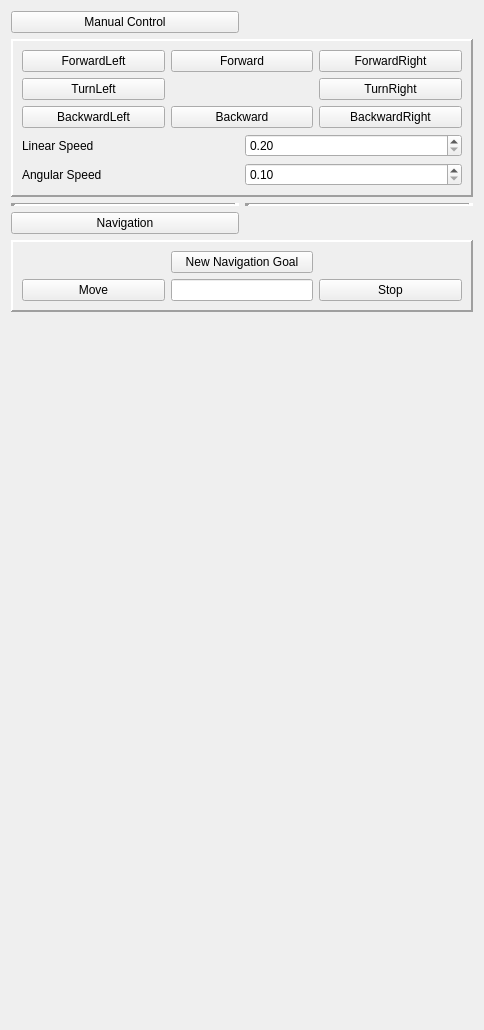
<?xml version="1.0" encoding="UTF-8"?>
<ui version="4.0">
 <class>huskyNavPanel</class>
 <widget class="QWidget" name="huskyNavPanel">
  <property name="enabled">
   <bool>true</bool>
  </property>
  <property name="geometry">
   <rect>
    <x>0</x>
    <y>0</y>
    <width>484</width>
    <height>1030</height>
   </rect>
  </property>
  <property name="windowTitle">
   <string>Motion Planning Panel</string>
  </property>
  <layout class="QGridLayout" name="gridLayout_7">
   <item row="3" column="0">
    <widget class="QPushButton" name="manualButton">
     <property name="enabled">
      <bool>true</bool>
     </property>
     <property name="text">
      <string>Navigation</string>
     </property>
    </widget>
   </item>
   <item row="1" column="0" colspan="2">
    <widget class="QFrame" name="manualPanel">
     <property name="sizePolicy">
      <sizepolicy hsizetype="Preferred" vsizetype="Minimum">
       <horstretch>0</horstretch>
       <verstretch>0</verstretch>
      </sizepolicy>
     </property>
     <property name="whatsThis">
      <string/>
     </property>
     <property name="accessibleName">
      <string/>
     </property>
     <property name="frameShape">
      <enum>QFrame::Panel</enum>
     </property>
     <property name="frameShadow">
      <enum>QFrame::Raised</enum>
     </property>
     <property name="lineWidth">
      <number>2</number>
     </property>
     <layout class="QGridLayout" name="gridLayout_8">
      <item row="0" column="0">
       <layout class="QGridLayout" name="gridLayout" rowstretch="0,0,0">
        <item row="0" column="1">
         <widget class="QPushButton" name="forwardButton">
          <property name="text">
           <string>Forward</string>
          </property>
         </widget>
        </item>
        <item row="1" column="0">
         <widget class="QPushButton" name="turnLeftButton">
          <property name="text">
           <string>TurnLeft</string>
          </property>
         </widget>
        </item>
        <item row="1" column="2">
         <widget class="QPushButton" name="turnRightButton">
          <property name="text">
           <string>TurnRight</string>
          </property>
         </widget>
        </item>
        <item row="2" column="1">
         <widget class="QPushButton" name="backwardButton">
          <property name="text">
           <string>Backward</string>
          </property>
         </widget>
        </item>
        <item row="0" column="2">
         <widget class="QPushButton" name="forwardRightButton">
          <property name="text">
           <string>ForwardRight</string>
          </property>
         </widget>
        </item>
        <item row="0" column="0">
         <widget class="QPushButton" name="forwardLeftButton">
          <property name="text">
           <string>ForwardLeft</string>
          </property>
         </widget>
        </item>
        <item row="2" column="0">
         <widget class="QPushButton" name="backwardLeftButton">
          <property name="text">
           <string>BackwardLeft</string>
          </property>
         </widget>
        </item>
        <item row="2" column="2">
         <widget class="QPushButton" name="backwardRightButton">
          <property name="text">
           <string>BackwardRight</string>
          </property>
         </widget>
        </item>
       </layout>
      </item>
      <item row="1" column="0">
       <layout class="QGridLayout" name="gridLayout_3">
        <item row="0" column="0">
         <widget class="QLabel" name="label">
          <property name="text">
           <string>Linear Speed</string>
          </property>
         </widget>
        </item>
        <item row="0" column="1">
         <widget class="QDoubleSpinBox" name="linearSpeedBox">
          <property name="minimum">
           <double>0.200000000000000</double>
          </property>
          <property name="maximum">
           <double>0.600000000000000</double>
          </property>
          <property name="singleStep">
           <double>0.100000000000000</double>
          </property>
          <property name="value">
           <double>0.200000000000000</double>
          </property>
         </widget>
        </item>
        <item row="1" column="0">
         <widget class="QLabel" name="label_2">
          <property name="text">
           <string>Angular Speed</string>
          </property>
         </widget>
        </item>
        <item row="1" column="1">
         <widget class="QDoubleSpinBox" name="angularSpeedBox">
          <property name="minimum">
           <double>0.100000000000000</double>
          </property>
          <property name="maximum">
           <double>0.400000000000000</double>
          </property>
          <property name="singleStep">
           <double>0.050000000000000</double>
          </property>
          <property name="value">
           <double>0.100000000000000</double>
          </property>
         </widget>
        </item>
       </layout>
      </item>
     </layout>
    </widget>
   </item>
   <item row="0" column="0">
    <widget class="QPushButton" name="huskyPlanningButton">
     <property name="text">
      <string>Manual Control</string>
     </property>
     <property name="checkable">
      <bool>true</bool>
     </property>
    </widget>
   </item>
   <item row="6" column="0">
    <spacer name="navButton">
     <property name="orientation">
      <enum>Qt::Vertical</enum>
     </property>
     <property name="sizeHint" stdset="0">
      <size>
       <width>20</width>
       <height>40</height>
      </size>
     </property>
    </spacer>
   </item>
   <item row="4" column="0" colspan="2">
    <widget class="QFrame" name="navigationPanel">
     <property name="enabled">
      <bool>true</bool>
     </property>
     <property name="frameShape">
      <enum>QFrame::Panel</enum>
     </property>
     <property name="frameShadow">
      <enum>QFrame::Raised</enum>
     </property>
     <property name="lineWidth">
      <number>2</number>
     </property>
     <layout class="QGridLayout" name="gridLayout_5">
      <item row="0" column="0">
       <layout class="QGridLayout" name="gridLayout_2">
        <item row="3" column="0">
         <widget class="QPushButton" name="moveButton">
          <property name="text">
           <string>Move</string>
          </property>
         </widget>
        </item>
        <item row="1" column="1">
         <widget class="QPushButton" name="newGoalButton">
          <property name="text">
           <string>New Navigation Goal</string>
          </property>
         </widget>
        </item>
        <item row="1" column="2">
         <spacer name="horizontalSpacer_6">
          <property name="orientation">
           <enum>Qt::Horizontal</enum>
          </property>
          <property name="sizeHint" stdset="0">
           <size>
            <width>40</width>
            <height>20</height>
           </size>
          </property>
         </spacer>
        </item>
        <item row="3" column="2">
         <widget class="QPushButton" name="stopButton">
          <property name="text">
           <string>Stop</string>
          </property>
         </widget>
        </item>
        <item row="1" column="0">
         <spacer name="horizontalSpacer_8">
          <property name="orientation">
           <enum>Qt::Horizontal</enum>
          </property>
          <property name="sizeHint" stdset="0">
           <size>
            <width>40</width>
            <height>20</height>
           </size>
          </property>
         </spacer>
        </item>
        <item row="3" column="1">
         <widget class="QLineEdit" name="status">
          <property name="enabled">
           <bool>true</bool>
          </property>
          <property name="font">
           <font>
            <weight>75</weight>
            <bold>true</bold>
           </font>
          </property>
          <property name="readOnly">
           <bool>true</bool>
          </property>
         </widget>
        </item>
       </layout>
      </item>
     </layout>
    </widget>
   </item>
   <item row="2" column="1">
    <widget class="Line" name="line_2">
     <property name="lineWidth">
      <number>5</number>
     </property>
     <property name="orientation">
      <enum>Qt::Horizontal</enum>
     </property>
    </widget>
   </item>
   <item row="2" column="0">
    <widget class="Line" name="line">
     <property name="lineWidth">
      <number>5</number>
     </property>
     <property name="orientation">
      <enum>Qt::Horizontal</enum>
     </property>
    </widget>
   </item>
  </layout>
 </widget>
 <resources/>
 <connections/>
</ui>
